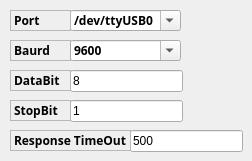
    <widget class="QWidget" name="tab">
     <attribute name="title">
      <string>UartConfig</string>
     </attribute>
     <widget class="QComboBox" name="comboBox_portName">
      <property name="enabled">
       <bool>true</bool>
      </property>
      <property name="geometry">
       <rect>
        <x>70</x>
        <y>10</y>
        <width>111</width>
        <height>21</height>
       </rect>
      </property>
      <property name="font">
       <font>
        <family>Ubuntu Mono</family>
        <weight>75</weight>
        <italic>false</italic>
        <bold>true</bold>
       </font>
      </property>
      <property name="editable">
       <bool>true</bool>
      </property>
      <item>
       <property name="text">
        <string>/dev/ttyUSB0</string>
       </property>
      </item>
      <item>
       <property name="text">
        <string>/dev/tty5</string>
       </property>
      </item>
     </widget>
     <widget class="QLabel" name="label_2">
      <property name="geometry">
       <rect>
        <x>10</x>
        <y>40</y>
        <width>61</width>
        <height>21</height>
       </rect>
      </property>
      <property name="font">
       <font>
        <family>Ubuntu Mono</family>
        <weight>75</weight>
        <bold>true</bold>
       </font>
      </property>
      <property name="frameShape">
       <enum>QFrame::StyledPanel</enum>
      </property>
      <property name="text">
       <string>Baurd</string>
      </property>
     </widget>
     <widget class="QLineEdit" name="lineEdit_Modtimeout">
      <property name="geometry">
       <rect>
        <x>130</x>
        <y>130</y>
        <width>113</width>
        <height>22</height>
       </rect>
      </property>
      <property name="text">
       <string>500</string>
      </property>
     </widget>
     <widget class="QComboBox" name="comboBox_buartRate">
      <property name="enabled">
       <bool>true</bool>
      </property>
      <property name="geometry">
       <rect>
        <x>70</x>
        <y>40</y>
        <width>111</width>
        <height>21</height>
       </rect>
      </property>
      <property name="font">
       <font>
        <family>Ubuntu Mono</family>
        <weight>75</weight>
        <bold>true</bold>
       </font>
      </property>
      <property name="editable">
       <bool>true</bool>
      </property>
      <item>
       <property name="text">
        <string>9600</string>
       </property>
      </item>
      <item>
       <property name="text">
        <string>600</string>
       </property>
      </item>
      <item>
       <property name="text">
        <string>14400</string>
       </property>
      </item>
      <item>
       <property name="text">
        <string>115200</string>
       </property>
      </item>
     </widget>
     <widget class="QLabel" name="label">
      <property name="geometry">
       <rect>
        <x>10</x>
        <y>10</y>
        <width>61</width>
        <height>21</height>
       </rect>
      </property>
      <property name="font">
       <font>
        <family>Ubuntu Mono</family>
        <weight>75</weight>
        <bold>true</bold>
       </font>
      </property>
      <property name="frameShape">
       <enum>QFrame::StyledPanel</enum>
      </property>
      <property name="frameShadow">
       <enum>QFrame::Sunken</enum>
      </property>
      <property name="text">
       <string>Port</string>
      </property>
     </widget>
     <widget class="QLabel" name="label_13">
      <property name="geometry">
       <rect>
        <x>10</x>
        <y>130</y>
        <width>121</width>
        <height>21</height>
       </rect>
      </property>
      <property name="font">
       <font>
        <family>Ubuntu Mono</family>
        <weight>75</weight>
        <bold>true</bold>
       </font>
      </property>
      <property name="frameShape">
       <enum>QFrame::StyledPanel</enum>
      </property>
      <property name="text">
       <string>Response TimeOut</string>
      </property>
     </widget>
     <widget class="QLineEdit" name="lineEdit_ModDataBit">
      <property name="geometry">
       <rect>
        <x>70</x>
        <y>70</y>
        <width>113</width>
        <height>22</height>
       </rect>
      </property>
      <property name="text">
       <string>8</string>
      </property>
     </widget>
     <widget class="QLabel" name="label_43">
      <property name="geometry">
       <rect>
        <x>10</x>
        <y>70</y>
        <width>61</width>
        <height>21</height>
       </rect>
      </property>
      <property name="font">
       <font>
        <family>Ubuntu Mono</family>
        <weight>75</weight>
        <bold>true</bold>
       </font>
      </property>
      <property name="frameShape">
       <enum>QFrame::StyledPanel</enum>
      </property>
      <property name="text">
       <string>DataBit</string>
      </property>
     </widget>
     <widget class="QLineEdit" name="lineEdit_ModStopBit">
      <property name="geometry">
       <rect>
        <x>70</x>
        <y>100</y>
        <width>113</width>
        <height>22</height>
       </rect>
      </property>
      <property name="text">
       <string>1</string>
      </property>
     </widget>
     <widget class="QLabel" name="label_44">
      <property name="geometry">
       <rect>
        <x>10</x>
        <y>100</y>
        <width>61</width>
        <height>21</height>
       </rect>
      </property>
      <property name="font">
       <font>
        <family>Ubuntu Mono</family>
        <weight>75</weight>
        <bold>true</bold>
       </font>
      </property>
      <property name="frameShape">
       <enum>QFrame::StyledPanel</enum>
      </property>
      <property name="text">
       <string>StopBit</string>
      </property>
     </widget>
    </widget>
